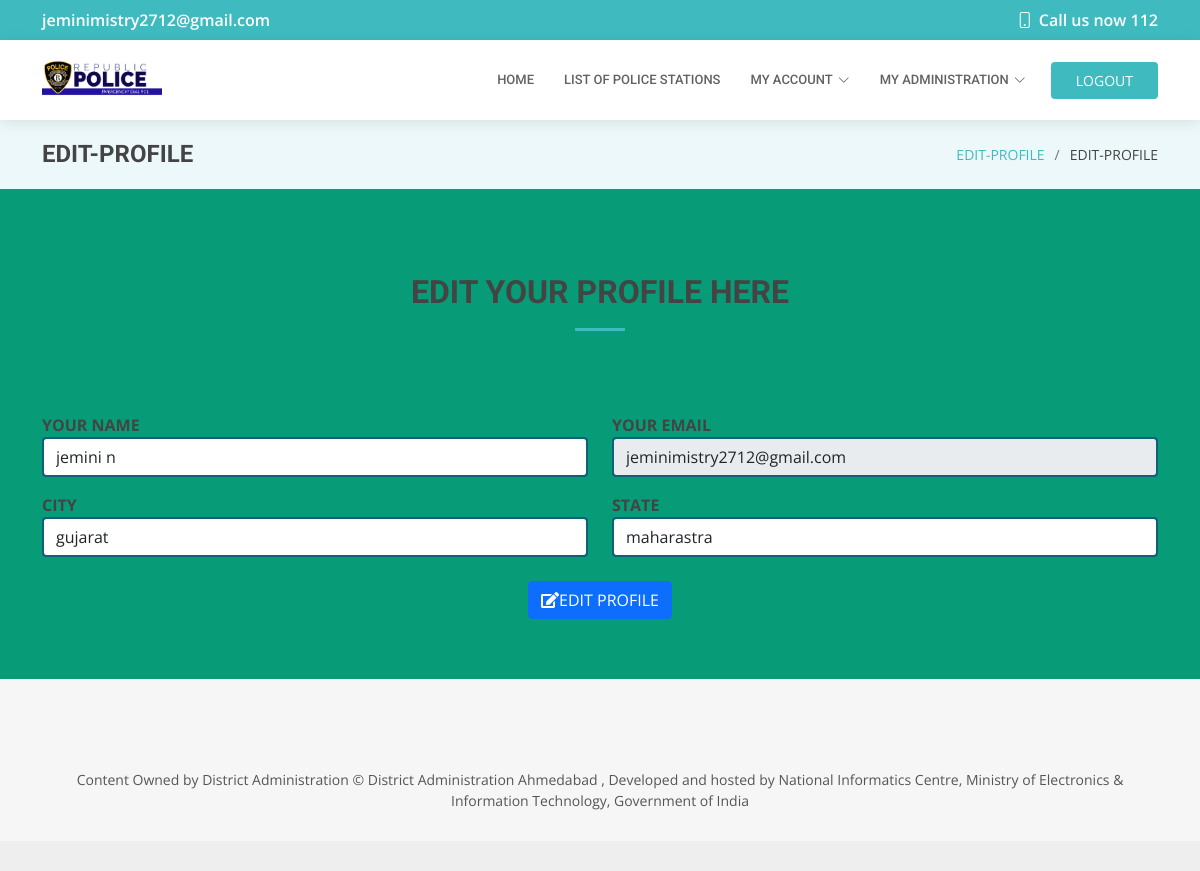
The page /edit-profile/ (signed in) on the database as committed earlier.
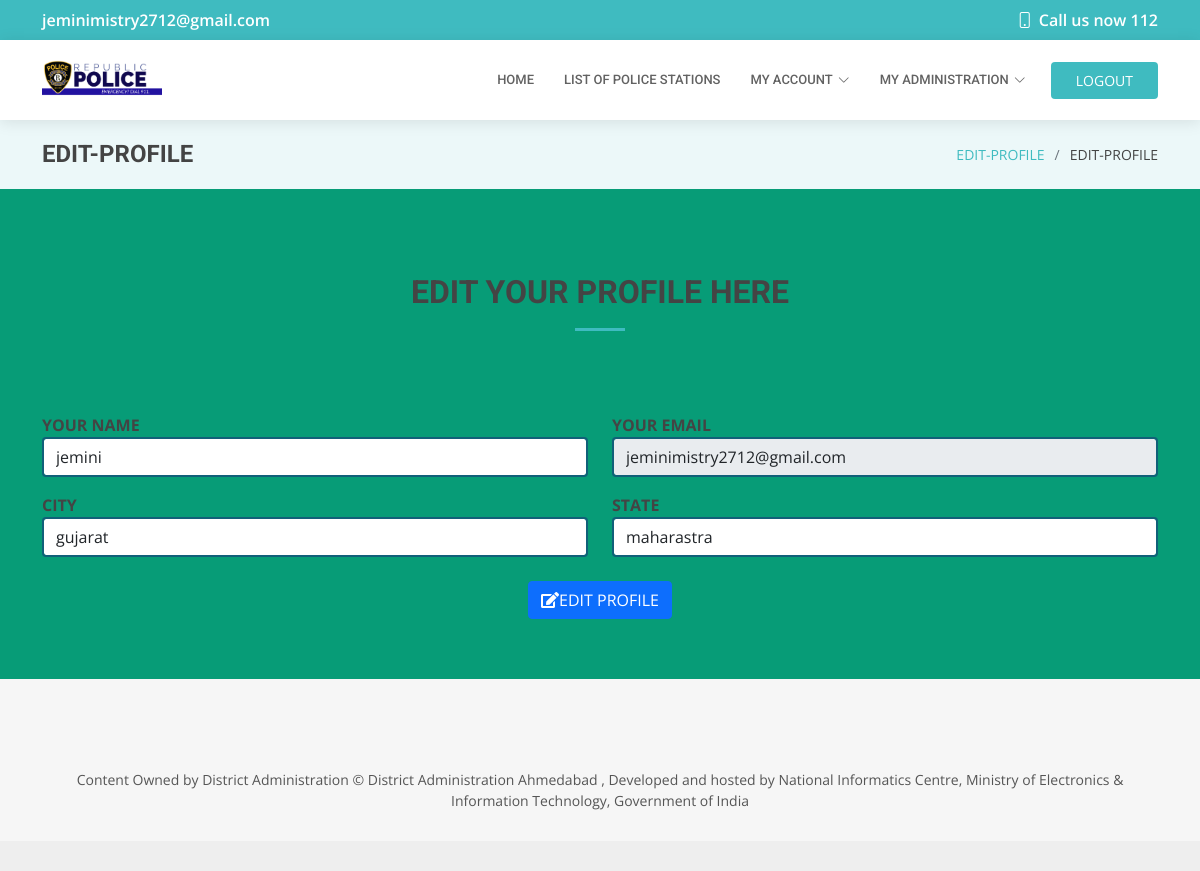
The same page on the database as committed later.
### citizen/models.py (models this page shows, shortened)
class User(models.Model):
    choice = [('Gujarat','Gujarat'),('Maharastra','Maharastra'),('U.P','U.P'),('M.P','M.P'),('A.P','A.P')]
    uname = models.CharField(max_length=50)
    email = models.EmailField(unique=True)
    city = models.CharField(max_length=20)
    password = models.CharField(max_length=20)
    state = models.CharField(max_length=50,choices=choice)

### citizen/views.py (the view)
# urls.py: path('edit-profile/',views.edit_profile,name='edit-profile'),
def edit_profile(request):
    uid = User.objects.get(email=request.session['email'])
    if request.method == 'POST':
        uid.uname = request.POST['uname']
        uid.city = request.POST['city']
        uid.state = request.POST['state']
        uid.save()
        return render(request,'edit-profile.html',{'uid':uid,'msg':'Profile has been updated successfully!!!'})
    return render(request,'edit-profile.html',{'uid':uid})

### citizen/templates/edit-profile.html (shortened to what this page needs)
{% extends 'inner-page.html' %}
{% load static %}
{% block nav %}
    <section class="breadcrumbs">
      <div class="container">
        <div class="d-flex justify-content-between align-items-center">
          <h2 style="font-weight: bolder;">EDIT-PROFILE</h2>
          <ol>
            <li><a href="{% url 'edit-profile' %}">EDIT-PROFILE</a></li>
            <li>EDIT-PROFILE</li>
          </ol>
        </div>
      </div>
    </section>
    {% endblock %}
{% block content %}
<body >
  <section id="appointment" style="background-color: rgb(7, 156, 119);" class="appointment section-bg">
    <div class="container" >
        <br>
      <div class="section-title">
        <h2>Edit Your Profile Here</h2>
      </div>
      <form role="form" action="{% url 'edit-profile' %}" method="POST" data-aos="fade-up">
        <div class="row">
          <div class="col-md-6 form-group mt-3">
            <label style="font-weight: bolder;">YOUR NAME</label>
            <input type="text" name="uname" value="{{uid.uname}}" class="form-control" placeholder="Enter Your Name" style="border: 2px solid rgb(17, 96, 121);" required>
          </div>
            <div class="col-md-6 form-group mt-3">
            <label style="font-weight: bolder;">YOUR EMAIL</label>
              <input type="email" disabled class="form-control" value="{{uid.email}}" name="email" placeholder="Enter Your Email" style="border: 2px solid rgb(17, 96, 121);" required>
            </div>
        </div>
        <div class="row">
          <div class="col-md-6 form-group mt-3 ">
            <label style="font-weight: bolder;"> CITY </label>
            <input type="text" class="form-control" name="city" value="{{uid.city}}" placeholder="Your City Name" style="border: 2px solid rgb(17, 96, 121);" required>
          </div>
          <div class="col-md-6 form-group mt-3">
            <label style="font-weight: bolder;"> STATE</label>
            <input type="text" name="state" class="form-control" value="{{uid.state}}"  placeholder="Enter Your Area Name" style="border: 2px solid rgb(17, 96, 121);" required>
          </div>
        </div>
            <br>
        <div class="text-center">
          <button type="submit" class="btn btn-primary"><i class="fa fa-edit"></i>EDIT PROFILE</button>
        </div>
      </form>
    </div>
  </section>
</body>
  {% endblock %}

### citizen/templates/inner-page.html (shortened to what this page needs)
{% load static %}
<!DOCTYPE html>
<html lang="en">
<head>
  <link href="{% static 'assets/vendor/fontawesome-free/css/all.min.css' %}" rel="stylesheet">
  <link href="{% static 'assets/vendor/animate.css/animate.min.css' %}" rel="stylesheet">
  <link href="{% static 'assets/vendor/aos/aos.css' %}" rel="stylesheet">
  <link href="{% static 'assets/vendor/bootstrap/css/bootstrap.min.css' %}" rel="stylesheet">
  <link href="{% static 'assets/vendor/bootstrap-icons/bootstrap-icons.css' %}" rel="stylesheet">
  <link href="{% static 'assets/vendor/boxicons/css/boxicons.min.css' %}" rel="stylesheet">
  <link href="{% static 'assets/vendor/glightbox/css/glightbox.min.css' %}" rel="stylesheet">
  <link href="{% static 'assets/vendor/swiper/swiper-bundle.min.css' %}" rel="stylesheet">
  <link href="{% static 'assets/css/style.css' %}" rel="stylesheet">
</head>
<body>
  <div id="topbar" class="d-flex align-items-center fixed-top">
    <div class="container d-flex align-items-center justify-content-center justify-content-md-between">
      <div class="align-items-center d-none d-md-flex">
        {{request.session.email}}
      </div>
      <div class="d-flex align-items-center">
        <i class="bi bi-phone"></i> Call us now 112
      </div>
    </div>
  </div>
  <header id="header" class="fixed-top">
    <div class="container d-flex align-items-center">
      <a href="index.html" class="logo me-auto"><img src="{% static 'assets/img/logo6.png' %}" alt=""></a>
      <nav id="navbar" class="navbar order-last order-lg-0">
        <ul>
          <li><a class="nav-link scrollto " href="{% url 'citizen-dashboard1' %}">Home</a></li>
          <li><a class="nav-link scrollto" href="{% url 'policestations' %}">List of Police Stations</a></li>
          <li class="dropdown"> <a href="#"><span>My Account</span><i class="bi bi-chevron-down"></i></a>
          </li>
          <li class="dropdown"><a href="#"><span>My Administration</span> <i class="bi bi-chevron-down"></i></a>
          </li>
      </nav>
      <a href="{% url 'logout' %}" class="appointment-btn scrollto"><span class="d-none d-md-inline">LOGOUT</span> </a>
    </div>
  </header>
  <main id="main">
    {% block nav %}{% endblock %}
  </main>
  {% block content %}
  {% endblock %}
  <footer id="footer">
<center>
    <div class="footer-top">
    <div class="container">
      <div class="copyright">
        Content Owned by District Administration
        © District Administration Ahmedabad , Developed and hosted by National Informatics Centre,
        Ministry of Electronics & Information Technology, Government of India
      </div>
          </div>
  </center>
  </footer>
</body>
</html>

### citizen/static/assets/css/style.css (style rules this page uses)
body { font-family: "Open Sans", sans-serif; color: #444444; }
a { color: #3fbbc0; text-decoration: none; }
h1, h2, h3, h4, h5, h6 { font-family: "Roboto", sans-serif; }
#topbar { background: #3fbbc0; color: #fff; height: 40px; font-size: 16px; font-weight: 600; z-index: 996; transition: all 0.5s; }
#topbar i { padding-right: 6px; line-height: 0; }
#header { background: #fff; transition: all 0.5s; z-index: 997; padding: 20px 0; top: 40px; box-shadow: 0px 2px 15px rgba(0, 0, 0, 0.1); }
#header .logo { font-size: 28px; margin: 0; padding: 0; line-height: 1; font-weight: 600; letter-spacing: 0.5px; text-transform: uppercase; }
#header .logo img { max-height: 40px; }
.appointment-btn { margin-left: 25px; background: #3fbbc0; color: #fff; border-radius: 4px; padding: 8px 25px; white-space: nowrap; transition: 0.3s; font-size: 14px; display: inline-block; }
.navbar { padding: 0; }
.navbar ul { margin: 0; padding: 0; display: flex; list-style: none; align-items: center; }
.navbar li { position: relative; }
.navbar a, .navbar a:focus { display: flex; align-items: center; justify-content: space-between; padding: 10px 0 10px 30px; font-family: "Roboto", sans-serif; font-size: 13px; color: #626262; white-space: nowrap; transition: 0.3s; text-transform: uppercase; font-weight: 500; }
.navbar a i, .navbar a:focus i { font-size: 12px; line-height: 0; margin-left: 5px; }
section { padding: 60px 0; overflow: hidden; }
.section-bg { background-color: #f7fcfc; }
.section-title { text-align: center; padding-bottom: 30px; }
.section-title h2 { font-size: 32px; font-weight: bold; text-transform: uppercase; margin-bottom: 20px; padding-bottom: 20px; position: relative; }
.section-title h2::after { content: ""; position: absolute; display: block; width: 50px; height: 3px; background: #3fbbc0; bottom: 0; left: calc(50% - 25px); }
.breadcrumbs { padding: 20px 0; background-color: #ecf8f9; min-height: 40px; margin-top: 120px; }
.breadcrumbs h2 { font-size: 24px; font-weight: 300; margin: 0; }
.breadcrumbs ol { display: flex; flex-wrap: wrap; list-style: none; padding: 0; margin: 0; font-size: 14px; }
.breadcrumbs ol li + li { padding-left: 10px; }
.breadcrumbs ol li + li::before { display: inline-block; padding-right: 10px; color: #6c757d; content: "/"; }
#footer { background: #eeeeee; padding: 0 0 30px 0; color: #555555; font-size: 14px; }
#footer .footer-top { background: #f6f6f6; padding: 60px 0 30px 0; }
#footer .copyright { text-align: center; padding-top: 30px; }

Rows that differ between the two databases and show on the page:
changed User "jeminimistry2712@gmail.com": uname "jemini n" → "jemini"
